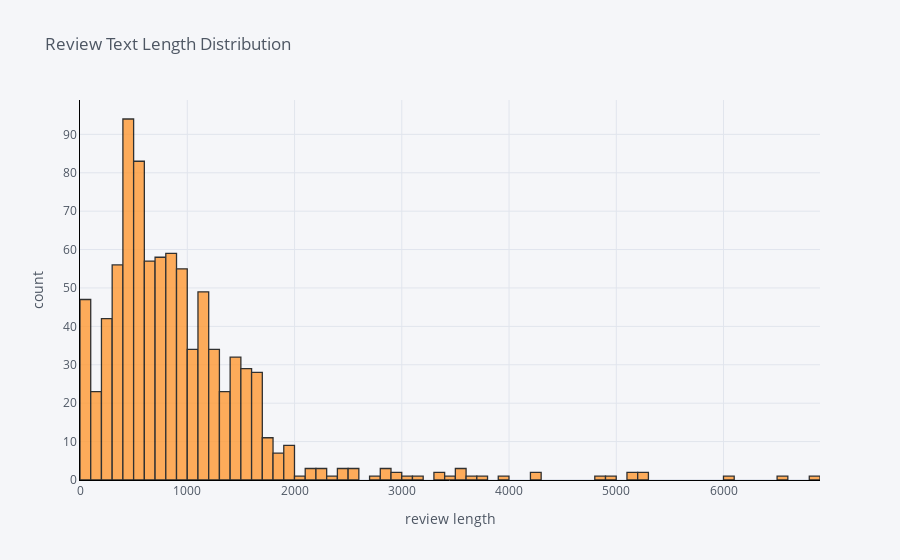

The notebook cell this image was saved under:
### Code cell
df['review_len'].iplot(
    kind='hist',
    bins=100,
    xTitle='review length',
    linecolor='black',
    yTitle='count',
    title='Review Text Length Distribution')

### Figure 1 — Plotly figure (JSON) as saved in the notebook; plotly's stock layout.template omitted (floating-point values rounded to 4 significant figures; data arrays with more than 128 entries replaced by an {"elided": "..."} marker saying what was removed)
{"data": [{"histfunc": "count", "histnorm": "", "marker": {"color": "rgba(255, 153, 51, 1.0)", "line": {"color": "#000000", "width": 1.3}}, "name": "review_len", "nbinsx": 100, "opacity": 0.8, "orientation": "v", "type": "histogram", "x": {"elided": "872 int values"}}], "layout": {"barmode": "overlay", "legend": {"bgcolor": "#F5F6F9", "font": {"color": "#4D5663"}}, "paper_bgcolor": "#F5F6F9", "plot_bgcolor": "#F5F6F9", "title": {"font": {"color": "#4D5663"}, "text": "Review Text Length Distribution"}, "xaxis": {"gridcolor": "#E1E5ED", "linecolor": "black", "showgrid": true, "tickfont": {"color": "#4D5663"}, "title": {"font": {"color": "#4D5663"}, "text": "review length"}, "zerolinecolor": "#E1E5ED"}, "yaxis": {"gridcolor": "#E1E5ED", "linecolor": "black", "showgrid": true, "tickfont": {"color": "#4D5663"}, "title": {"font": {"color": "#4D5663"}, "text": "count"}, "zerolinecolor": "#E1E5ED"}}}
